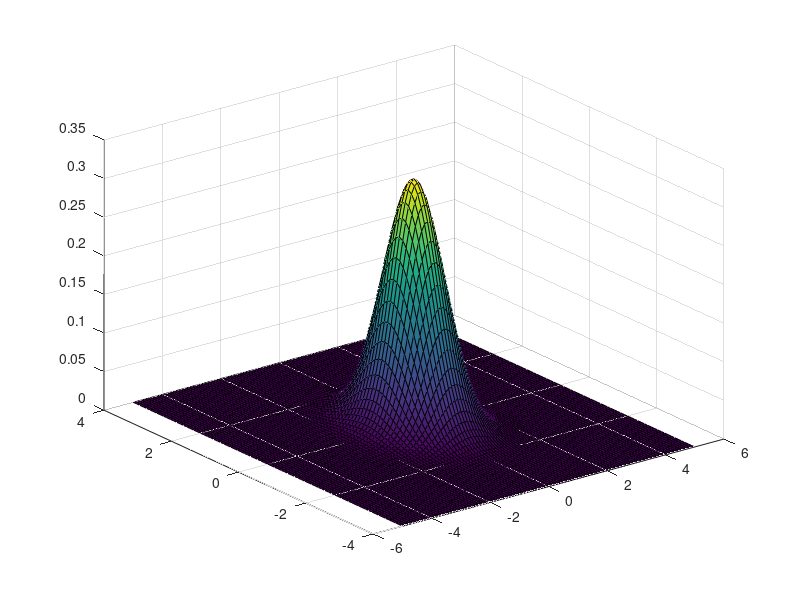

MATLAB code to generate this figure: (Note: this script raises an error after producing the figure.)
mu = [0,0]; %// data
sigma = [.5 0; 0 .5]; %// data
x = -5:.1:5; %// x axis
y = -4:.1:4; %// y axis

[X Y] = meshgrid(x,y); %// all combinations of x, y
Z = mvnpdf([X(:) Y(:)],mu,sigma); %// compute Gaussian pdf
Z = reshape(Z,size(X)); %// put into same size as X, Y
%// contour(X,Y,Z), axis equal  %// contour plot; set same scale for x and y...
surf(X,Y,Z) %// ... or 3D plot
X=data(1,1:10)





data=importdata('param_est_data1.mat.txt');
cov=[1 0; 0 1]
cov0=[0.1 0;0 0.1]
m0=[1;2]
[x y]=BayesianParameterEstimation(m0,data,cov0,cov,10)